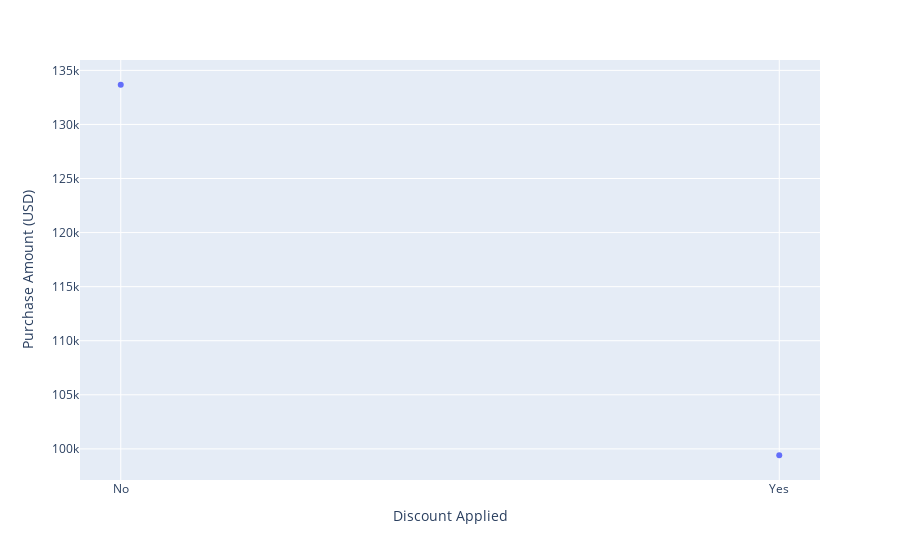

The code cell stored with this chart in its notebook:
### Code cell
px.scatter(shop_group , x = 'Discount Applied' , y = 'Purchase Amount (USD)')

### Figure 1 — Plotly figure (JSON) as saved in the notebook; plotly's stock layout.template omitted (floating-point values rounded to 4 significant figures)
{"data": [{"hovertemplate": "Discount Applied=%{x}<br>Purchase Amount (USD)=%{y}<extra></extra>", "legendgroup": "", "marker": {"color": "#636efa", "symbol": "circle"}, "mode": "markers", "name": "", "orientation": "v", "showlegend": false, "type": "scatter", "x": ["No", "Yes"], "xaxis": "x", "y": [133670, 99411], "yaxis": "y"}], "layout": {"legend": {"tracegroupgap": 0}, "margin": {"t": 60}, "xaxis": {"anchor": "y", "domain": [0, 1], "title": {"text": "Discount Applied"}}, "yaxis": {"anchor": "x", "domain": [0, 1], "title": {"text": "Purchase Amount (USD)"}}}}
